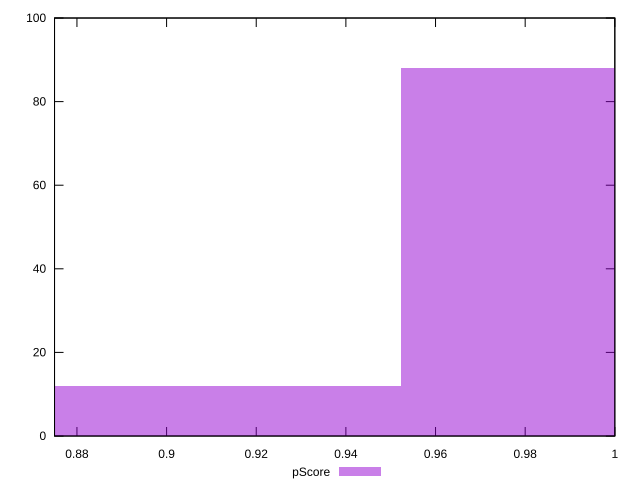

Source code (gnuplot):
reset

$pScore <<EOF
0.9976967454869803 88
0.9069970413518003 12
EOF

set key outside below
set boxwidth 0.09069970413518003
set xrange [0.875:1]
set yrange [0:100]
set trange [0:100]
set style fill transparent solid 0.5 noborder
set terminal svg size 640, 490 enhanced background rgb 'white'
set output "report_00019_2021-02-10T18-14-37.922Z//unminified-css/samples/pages+cached/pScore/histogram.svg"

plot $pScore title "pScore" with boxes

reset
